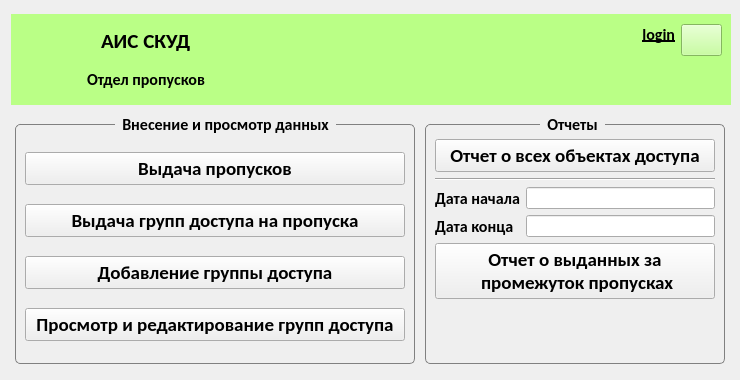
<?xml version="1.0" encoding="UTF-8"?>
<ui version="4.0">
 <class>PdWindow</class>
 <widget class="QWidget" name="PdWindow">
  <property name="geometry">
   <rect>
    <x>0</x>
    <y>0</y>
    <width>740</width>
    <height>380</height>
   </rect>
  </property>
  <property name="minimumSize">
   <size>
    <width>740</width>
    <height>380</height>
   </size>
  </property>
  <property name="maximumSize">
   <size>
    <width>9999</width>
    <height>9999</height>
   </size>
  </property>
  <property name="windowTitle">
   <string>ACMS</string>
  </property>
  <property name="windowIcon">
   <iconset resource="lw.qrc">
    <normaloff>:/labels/label.png</normaloff>:/labels/label.png</iconset>
  </property>
  <layout class="QGridLayout" name="gridLayout_2">
   <item row="0" column="0">
    <widget class="QFrame" name="frame">
     <property name="minimumSize">
      <size>
       <width>720</width>
       <height>91</height>
      </size>
     </property>
     <property name="maximumSize">
      <size>
       <width>720</width>
       <height>91</height>
      </size>
     </property>
     <property name="layoutDirection">
      <enum>Qt::LayoutDirection::LeftToRight</enum>
     </property>
     <property name="autoFillBackground">
      <bool>false</bool>
     </property>
     <property name="styleSheet">
      <string notr="true">background-color: rgb(186, 255, 134);</string>
     </property>
     <property name="frameShape">
      <enum>QFrame::Shape::NoFrame</enum>
     </property>
     <property name="frameShadow">
      <enum>QFrame::Shadow::Plain</enum>
     </property>
     <layout class="QGridLayout" name="gridLayout">
      <item row="0" column="0">
       <widget class="QLabel" name="label">
        <property name="minimumSize">
         <size>
          <width>61</width>
          <height>71</height>
         </size>
        </property>
        <property name="maximumSize">
         <size>
          <width>61</width>
          <height>71</height>
         </size>
        </property>
        <property name="text">
         <string/>
        </property>
        <property name="pixmap">
         <pixmap resource="lw.qrc">:/labels/label.png</pixmap>
        </property>
        <property name="scaledContents">
         <bool>true</bool>
        </property>
        <property name="alignment">
         <set>Qt::AlignmentFlag::AlignCenter</set>
        </property>
       </widget>
      </item>
      <item row="0" column="1">
       <layout class="QVBoxLayout" name="verticalLayout">
        <item alignment="Qt::AlignmentFlag::AlignHCenter">
         <widget class="QLabel" name="label_3">
          <property name="font">
           <font>
            <family>Carlito</family>
            <pointsize>16</pointsize>
            <bold>true</bold>
           </font>
          </property>
          <property name="text">
           <string>АИС СКУД</string>
          </property>
         </widget>
        </item>
        <item alignment="Qt::AlignmentFlag::AlignHCenter">
         <widget class="QLabel" name="label_2">
          <property name="font">
           <font>
            <family>Carlito</family>
            <pointsize>12</pointsize>
            <bold>true</bold>
           </font>
          </property>
          <property name="text">
           <string>Отдел пропусков</string>
          </property>
         </widget>
        </item>
       </layout>
      </item>
      <item row="0" column="2">
       <spacer name="horizontalSpacer">
        <property name="orientation">
         <enum>Qt::Orientation::Horizontal</enum>
        </property>
        <property name="sizeHint" stdset="0">
         <size>
          <width>40</width>
          <height>20</height>
         </size>
        </property>
       </spacer>
      </item>
      <item row="0" column="3">
       <layout class="QHBoxLayout" name="horizontalLayout">
        <item alignment="Qt::AlignmentFlag::AlignRight|Qt::AlignmentFlag::AlignTop">
         <widget class="QLabel" name="llogin">
          <property name="minimumSize">
           <size>
            <width>130</width>
            <height>20</height>
           </size>
          </property>
          <property name="maximumSize">
           <size>
            <width>130</width>
            <height>20</height>
           </size>
          </property>
          <property name="font">
           <font>
            <family>Carlito</family>
            <pointsize>12</pointsize>
            <bold>true</bold>
            <underline>true</underline>
           </font>
          </property>
          <property name="layoutDirection">
           <enum>Qt::LayoutDirection::LeftToRight</enum>
          </property>
          <property name="text">
           <string>login</string>
          </property>
          <property name="alignment">
           <set>Qt::AlignmentFlag::AlignRight|Qt::AlignmentFlag::AlignTrailing|Qt::AlignmentFlag::AlignVCenter</set>
          </property>
         </widget>
        </item>
        <item alignment="Qt::AlignmentFlag::AlignRight|Qt::AlignmentFlag::AlignTop">
         <widget class="QPushButton" name="btnlogout">
          <property name="minimumSize">
           <size>
            <width>41</width>
            <height>32</height>
           </size>
          </property>
          <property name="maximumSize">
           <size>
            <width>41</width>
            <height>32</height>
           </size>
          </property>
          <property name="text">
           <string/>
          </property>
          <property name="icon">
           <iconset resource="lw.qrc">
            <normaloff>:/labels/logout.png</normaloff>:/labels/logout.png</iconset>
          </property>
         </widget>
        </item>
       </layout>
      </item>
     </layout>
    </widget>
   </item>
   <item row="1" column="0">
    <layout class="QHBoxLayout" name="horizontalLayout_2">
     <item>
      <widget class="QGroupBox" name="groupBox_2">
       <property name="minimumSize">
        <size>
         <width>400</width>
         <height>250</height>
        </size>
       </property>
       <property name="maximumSize">
        <size>
         <width>400</width>
         <height>250</height>
        </size>
       </property>
       <property name="font">
        <font>
         <family>Carlito</family>
         <pointsize>12</pointsize>
         <bold>true</bold>
        </font>
       </property>
       <property name="styleSheet">
        <string notr="true">    QGroupBox {
        border: 1px solid gray;
        border-radius: 5px;
        margin-top: 10px;
        padding-top: 5px;
    }
    QGroupBox::title {
        subcontrol-origin: margin;
        subcontrol-position: top left;
        left: 100px;
        padding: 0 5px 0 5px;
    }</string>
       </property>
       <property name="title">
        <string>Внесение и просмотр данных</string>
       </property>
       <layout class="QVBoxLayout" name="verticalLayout_2">
        <item>
         <widget class="QPushButton" name="btnnewpass">
          <property name="font">
           <font>
            <family>Carlito</family>
            <pointsize>14</pointsize>
            <bold>true</bold>
           </font>
          </property>
          <property name="text">
           <string>Выдача пропусков</string>
          </property>
         </widget>
        </item>
        <item>
         <widget class="QPushButton" name="btneditpass">
          <property name="font">
           <font>
            <family>Carlito</family>
            <pointsize>14</pointsize>
            <bold>true</bold>
           </font>
          </property>
          <property name="text">
           <string>Выдача групп доступа на пропуска</string>
          </property>
         </widget>
        </item>
        <item>
         <widget class="QPushButton" name="btnaddgroup">
          <property name="font">
           <font>
            <family>Carlito</family>
            <pointsize>14</pointsize>
            <bold>true</bold>
           </font>
          </property>
          <property name="text">
           <string>Добавление группы доступа</string>
          </property>
         </widget>
        </item>
        <item>
         <widget class="QPushButton" name="btneditgroup">
          <property name="font">
           <font>
            <family>Carlito</family>
            <pointsize>14</pointsize>
            <bold>true</bold>
           </font>
          </property>
          <property name="text">
           <string>Просмотр и редактирование групп доступа</string>
          </property>
         </widget>
        </item>
       </layout>
      </widget>
     </item>
     <item>
      <widget class="QGroupBox" name="groupBox">
       <property name="minimumSize">
        <size>
         <width>300</width>
         <height>250</height>
        </size>
       </property>
       <property name="maximumSize">
        <size>
         <width>300</width>
         <height>250</height>
        </size>
       </property>
       <property name="font">
        <font>
         <family>Carlito</family>
         <pointsize>12</pointsize>
         <bold>true</bold>
        </font>
       </property>
       <property name="styleSheet">
        <string notr="true">    QGroupBox {
        border: 1px solid gray;
        border-radius: 5px;
        margin-top: 10px;
        padding-top: 5px;
    }
    QGroupBox::title {
        subcontrol-origin: margin;
        subcontrol-position: top left;
        left: 115px;
        padding: 0 5px 0 5px;
    }</string>
       </property>
       <property name="title">
        <string>Отчеты</string>
       </property>
       <layout class="QVBoxLayout" name="verticalLayout_3">
        <item>
         <widget class="QPushButton" name="btnobjectsreport">
          <property name="font">
           <font>
            <family>Carlito</family>
            <pointsize>14</pointsize>
            <bold>true</bold>
           </font>
          </property>
          <property name="text">
           <string>Отчет о всех объектах доступа</string>
          </property>
         </widget>
        </item>
        <item>
         <widget class="Line" name="line">
          <property name="orientation">
           <enum>Qt::Orientation::Horizontal</enum>
          </property>
         </widget>
        </item>
        <item>
         <layout class="QFormLayout" name="formLayout">
          <item row="0" column="0">
           <widget class="QLabel" name="label_5">
            <property name="font">
             <font>
              <family>Carlito</family>
              <pointsize>12</pointsize>
              <bold>true</bold>
             </font>
            </property>
            <property name="text">
             <string>Дата начала</string>
            </property>
           </widget>
          </item>
          <item row="0" column="1">
           <widget class="QLineEdit" name="lestart"/>
          </item>
          <item row="1" column="0">
           <widget class="QLabel" name="label_6">
            <property name="font">
             <font>
              <family>Carlito</family>
              <pointsize>12</pointsize>
              <bold>true</bold>
             </font>
            </property>
            <property name="text">
             <string>Дата конца</string>
            </property>
           </widget>
          </item>
          <item row="1" column="1">
           <widget class="QLineEdit" name="leend"/>
          </item>
         </layout>
        </item>
        <item>
         <widget class="QPushButton" name="btnpassreport">
          <property name="font">
           <font>
            <family>Carlito</family>
            <pointsize>14</pointsize>
            <bold>true</bold>
           </font>
          </property>
          <property name="text">
           <string>Отчет о выданных за
 промежуток пропусках</string>
          </property>
         </widget>
        </item>
        <item>
         <spacer name="verticalSpacer">
          <property name="orientation">
           <enum>Qt::Orientation::Vertical</enum>
          </property>
          <property name="sizeHint" stdset="0">
           <size>
            <width>20</width>
            <height>40</height>
           </size>
          </property>
         </spacer>
        </item>
       </layout>
      </widget>
     </item>
    </layout>
   </item>
  </layout>
 </widget>
 <resources>
  <include location="lw.qrc"/>
 </resources>
 <connections/>
</ui>
